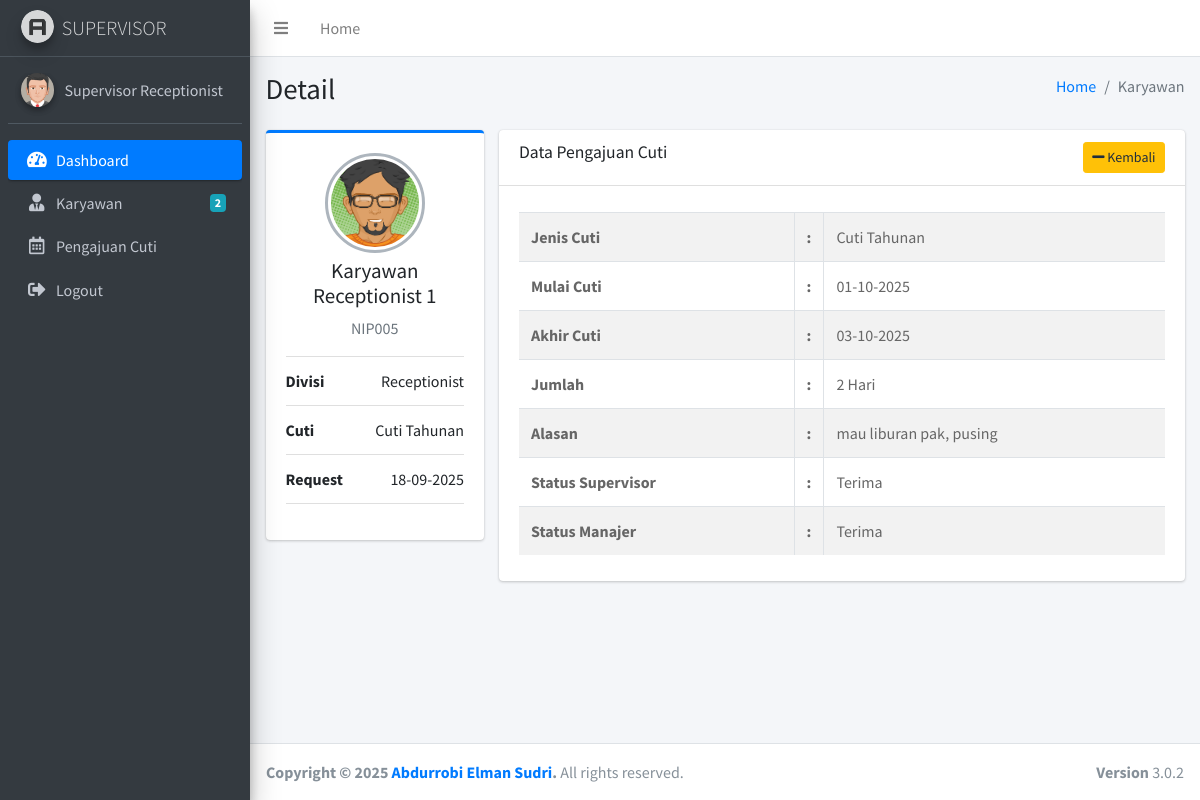
/supervisor/cuti_detail.php?id=6 (signed in), run on the app's committed database.
### tables this page shows
CREATE TABLE `user` (
  `id` int NOT NULL AUTO_INCREMENT,
  `name` varchar(100) DEFAULT NULL,
  `nip` varchar(100) DEFAULT NULL,
  `kontak` varchar(100) DEFAULT NULL,
  `kelamin` varchar(100) DEFAULT NULL,
  `alamat` varchar(100) DEFAULT NULL,
  `divisi_id` int DEFAULT NULL,
  `role_id` int DEFAULT NULL,
  `username` varchar(100) DEFAULT NULL,
  `password` varchar(100) DEFAULT NULL,
  `foto` varchar(100) DEFAULT NULL,
  `tanda_tangan` varchar(100) DEFAULT NULL,
  `email` varchar(100) DEFAULT NULL,
  `created_at` datetime DEFAULT CURRENT_TIMESTAMP,
  PRIMARY KEY (`id`),
  KEY `fk_divisi` (`divisi_id`),
  KEY `fk_role` (`role_id`),
  CONSTRAINT `fk_divisi` FOREIGN KEY (`divisi_id`) REFERENCES `divisi` (`divisi_id`),
  CONSTRAINT `fk_role` FOREIGN KEY (`role_id`) REFERENCES `role` (`role_id`)
);

CREATE TABLE `cuti` (
  `cuti_id` int NOT NULL AUTO_INCREMENT,
  `divisi_id` int DEFAULT NULL,
  `jenis_cuti_id` int DEFAULT NULL,
  `user_id` int DEFAULT NULL,
  `tanggal_cuti` varchar(100) DEFAULT NULL,
  `tanggal_mulai` varchar(100) DEFAULT NULL,
  `tanggal_selesai` varchar(100) DEFAULT NULL,
  `jumlah_cuti` int DEFAULT NULL,
  `alasan_cuti` text,
  `alamat_cuti` text,
  `supervisor_id` int DEFAULT NULL,
  `supervisor_status` varchar(100) DEFAULT NULL,
  `supervisor_keterangan` varchar(100) DEFAULT NULL,
  `manajer_id` int DEFAULT NULL,
  `manajer_status` varchar(100) DEFAULT NULL,
  `manajer_keterangan` varchar(100) DEFAULT NULL,
  PRIMARY KEY (`cuti_id`),
  KEY `fk_divisi2` (`divisi_id`),
  KEY `fk_jenis_cuti` (`jenis_cuti_id`),
  KEY `fk_user` (`user_id`),
  KEY `fk_supervisor` (`supervisor_id`),
  KEY `fk_manajer` (`manajer_id`),
  CONSTRAINT `fk_divisi2` FOREIGN KEY (`divisi_id`) REFERENCES `divisi` (`divisi_id`),
  CONSTRAINT `fk_jenis_cuti` FOREIGN KEY (`jenis_cuti_id`) REFERENCES `jenis_cuti` (`jenis_cuti_id`),
  CONSTRAINT `fk_manajer` FOREIGN KEY (`manajer_id`) REFERENCES `user` (`id`),
  CONSTRAINT `fk_supervisor` FOREIGN KEY (`supervisor_id`) REFERENCES `user` (`id`),
  CONSTRAINT `fk_user` FOREIGN KEY (`user_id`) REFERENCES `user` (`id`)
);

CREATE TABLE `divisi` (
  `divisi_id` int NOT NULL AUTO_INCREMENT,
  `divisi_name` varchar(100) NOT NULL,
  PRIMARY KEY (`divisi_id`)
);

CREATE TABLE `jenis_cuti` (
  `jenis_cuti_id` int NOT NULL AUTO_INCREMENT,
  `jenis_cuti_name` varchar(100) NOT NULL,
  `jenis_cuti_jumlah` int NOT NULL,
  PRIMARY KEY (`jenis_cuti_id`)
);

### supervisor/cuti_detail.php (the view)
<?php include 'header.php' ?>
<div class="content-wrapper">
  <section class="content-header">
    <div class="container-fluid">
      <div class="row mb-2">
        <div class="col-sm-6">
          <h1>Detail</h1>
        </div>
        <div class="col-sm-6">
          <ol class="breadcrumb float-sm-right">
            <li class="breadcrumb-item"><a href="#">Home</a></li>
            <li class="breadcrumb-item active">Karyawan</li>
          </ol>
        </div>
      </div>
    </div>
  </section>
  <section class="content">
    <div class="container-fluid">
      <div class="row">
        <div class="col-md-3">
          <?php
          $idcuti = $_GET['id'];
          $data = mysqli_query($koneksi,"select user.foto as karyawan_foto, user.name as karyawan_nama, user.nip as karyawan_nip, divisi.divisi_name as divisi_nama, jenis_cuti.jenis_cuti_name as jenis_nama, cuti.* from cuti join user on cuti.user_id = user.id join divisi on cuti.divisi_id = divisi.divisi_id join jenis_cuti on cuti.jenis_cuti_id = jenis_cuti.jenis_cuti_id where cuti_id=$idcuti");
          $d = mysqli_fetch_assoc($data);
          ?>
          <div class="card card-primary card-outline">
            <div class="card-body box-profile">
              <div class="text-center">
                <?php
                if($d['karyawan_foto']=="karyawan_foto.png"){
                  ?>
                  <img class="profile-user-img img-fluid img-circle"
                  src="../dist/img/karyawan_foto.png"
                  alt="User profile picture">
                  <?php
                }else{
                  ?>
                  <img class="profile-user-img img-fluid img-circle"
                  src="../gambar/user/<?php echo $d['karyawan_foto'] ?>"
                  alt="User profile picture">
                  <?php
                }
                ?>
              </div>
              <h3 class="profile-username text-center"><?php echo $d['karyawan_nama'] ?></h3>
              <p class="text-muted text-center"><?php echo $d['karyawan_nip'] ?></p>
              <ul class="list-group list-group-unbordered mb-3">
                <li class="list-group-item">
                  <b>Divisi</b> <a class="float-right"><?php echo $d['divisi_nama'] ?></a>
                </li>
                <li class="list-group-item">
                  <b>Cuti</b> <a class="float-right"><?php echo $d['jenis_nama'] ?></a>
                </li>
                <li class="list-group-item">
                  <b>Request</b> <a class="float-right"><?php echo date('d-m-Y', strtotime($d['tanggal_cuti'])) ?></a>
                </li>
              </ul>
            </div>
          </div>
        </div>
        <div class="col-md-9">
          <div class="card">
            <div class="card-header">
              <h3 class="card-title">Data Pengajuan Cuti</h3>
              <div class="float-right">
                <a href="cuti.php" class="btn btn-sm btn-warning"><i class="fa fa-minus"></i> Kembali</a>
              </div>
            </div>
            <div class="card-body">
              <div class="tab-content">
                <div class="active tab-pane">
                  <div class="post">
                    <div class="table-responsive">
                      <table id="example1" class="table table-bordered table-striped">
                        <tr>
                          <th>Jenis Cuti</th>
                          <th width="1%">:</th>
                          <td><?php echo $d['jenis_nama'] ?></td>
                        </tr>
                        <tr>
                          <th>Mulai Cuti</th>
                          <th>:</th>
                          <td><?php echo date('d-m-Y', strtotime($d['tanggal_mulai'])) ?></td>
                        </tr>
                        <tr>
                          <th>Akhir Cuti</th>
                          <th>:</th>
                          <td><?php echo date('d-m-Y', strtotime($d['tanggal_selesai'])) ?></td>
                        </tr>
                        <tr>
                          <th>Jumlah</th>
                          <th>:</th>
                          <td>
                           <?php
                           echo $d['jumlah_cuti']." Hari";
                           ?>
                          </td>
                        </tr>
                        <tr>
                          <th>Alasan</th>
                          <th>:</th>
                          <td><?php echo $d['alasan_cuti'] ?></td>
                        </tr>
                        <tr>
                          <th>Status Supervisor</th>
                          <th>:</th>
                          <td><?php echo $d['supervisor_status'] ?></td>
                        </tr>
                        <tr>
                          <th>Status Manajer</th>
                          <th>:</th>
                          <td><?php echo $d['manajer_status'] ?></td>
                        </tr>
                    </table>
                  </div>
                </div>
              </div>
            </div>
          </div>
        </div>
      </div>
    </div>
  </div>
</section>
</div>
<?php include 'footer.php' ?>

### supervisor/header.php (shortened to what this page needs)
<!DOCTYPE html>
<html>
<head>
  <link rel="stylesheet" href="../plugins/fontawesome-free/css/all.min.css">
  <link rel="stylesheet" href="https://code.ionicframework.com/ionicons/2.0.1/css/ionicons.min.css">
  <link rel="stylesheet" href="../plugins/tempusdominus-bootstrap-4/css/tempusdominus-bootstrap-4.min.css">
  <link rel="stylesheet" href="../plugins/icheck-bootstrap/icheck-bootstrap.min.css">
  <link rel="stylesheet" href="../plugins/jqvmap/jqvmap.min.css">
  <link rel="stylesheet" href="../plugins/datatables-bs4/css/dataTables.bootstrap4.css">
  <link rel="stylesheet" href="../dist/css/adminlte.min.css">
  <link rel="stylesheet" href="../plugins/overlayScrollbars/css/OverlayScrollbars.min.css">
  <link rel="stylesheet" href="../plugins/daterangepicker/daterangepicker.css">
  <link rel="stylesheet" href="../plugins/summernote/summernote-bs4.css">
</head>
  <?php include '../koneksi.php'; ?>
<body class="hold-transition sidebar-mini layout-fixed">
<div class="wrapper">
  <nav class="main-header navbar navbar-expand navbar-white navbar-light">
    <ul class="navbar-nav">
      <li class="nav-item">
        <a class="nav-link" data-widget="pushmenu" href="#"><i class="fas fa-bars"></i></a>
      </li>
      <li class="nav-item d-none d-sm-inline-block">
        <a href="index.php" class="nav-link">Home</a>
      </li>
    </ul>
  </nav>
  <aside class="main-sidebar sidebar-dark-primary elevation-4">
    <a href="index.php" class="brand-link">
      <img src="../dist/img/AdminLTELogo.png" alt="AdminLTE Logo" class="brand-image img-circle elevation-3"
           style="opacity: .8">
      <span class="brand-text font-weight-light">SUPERVISOR</span>
    </a>
    <?php
    $saya = $_SESSION['id'];
    $data = mysqli_query($koneksi,"select * from user where id=$saya");
    $d = mysqli_fetch_assoc($data);
     ?>
    <div class="sidebar">
      <div class="user-panel mt-3 pb-3 mb-3 d-flex">
        <div class="image">
          <?php
          if($d['foto']=="supervisor_foto.png"){
            ?>
            <img src="../dist/img/supervisor_foto.png" class="img-circle elevation-2" alt="User Image">
            <?php
          }else{
            ?>
            <img src="../gambar/user/<?php echo $d['foto'] ?>" class="img-circle elevation-2" alt="User Image">
            <?php
          }
          ?>
        </div>
        <div class="info">
          <a href="#" class="d-block"><?php echo $d['name'] ?></a>
        </div>
      </div>
      <nav class="mt-2">
        <ul class="nav nav-pills nav-sidebar flex-column" data-widget="treeview" role="menu" data-accordion="false">
          <li class="nav-item has-treeview menu-open">
            <a href="index.php" class="nav-link active">
              <i class="nav-icon fas fa-tachometer-alt"></i>
              <p>
                Dashboard
              </p>
            </a>
          </li>
          <li class="nav-item">
            <a href="karyawan.php" class="nav-link">
              <i class="nav-icon fas fa-user-tie"></i>
              <p>
                Karyawan
                <?php
                $divisi = $_SESSION['divisi'];
                $karyawan = mysqli_query($koneksi,"select * from user where divisi_id=$divisi and role_id=1");
                $k = mysqli_num_rows($karyawan);
                 ?>
                <span class="badge badge-info right"><?php echo $k ?></span>
              </p>
            </a>
          </li>
          <li class="nav-item">
            <a href="cuti.php" class="nav-link">
              <i class="nav-icon far fa-calendar-alt"></i>
              <p>
                Pengajuan Cuti
              </p>
            </a>
          </li>
           <li class="nav-item">
            <a href="logout.php" class="nav-link">
              <i class="nav-icon fas fa-sign-out-alt"></i>
              <p>
                Logout
              </p>
            </a>
          </li>
        </ul>
      </nav>
    </div>
  </aside>

### data on the page
user: name "Supervisor Receptionist"
cuti: user.name "Karyawan Receptionist 1", user.nip "NIP005", divisi.divisi_name "Receptionist", jenis_cuti.jenis_cuti_name "Cuti Tahunan", tanggal_cuti "18-09-2025", tanggal_mulai "01-10-2025", tanggal_selesai "03-10-2025", jumlah_cuti "2", alasan_cuti "mau liburan pak, pusing", supervisor_status "Terima", manajer_status "Terima"

### other printed values
$k "2"
